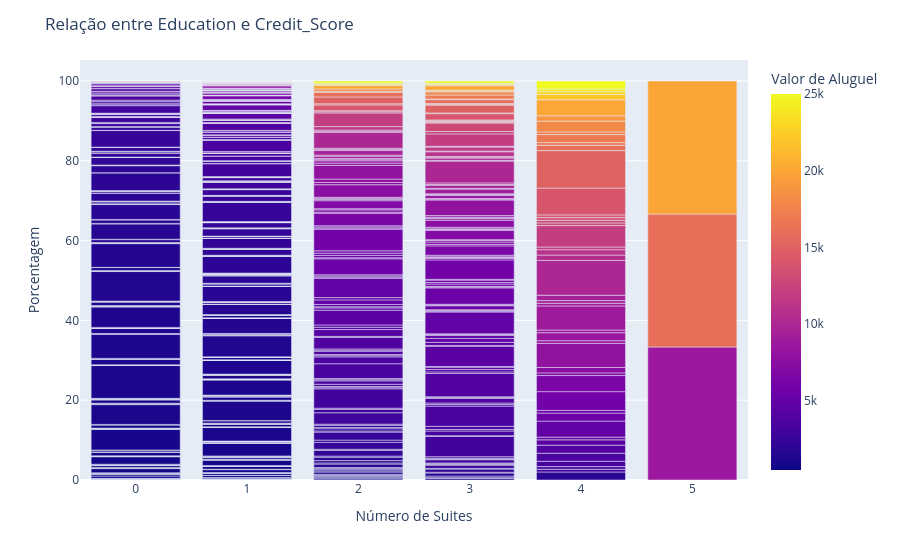

Notebook code for this chart:
### Code cell
# Calcular a porcentagem de cada categoria
df_grouped = df.groupby(['N_Suites', 'Valor_Aluguel']).size().reset_index(name='count')
total_por_churn = df_grouped.groupby('N_Suites')['count'].transform('sum')
df_grouped['percent'] = (df_grouped['count'] / total_por_churn) * 100

# Cria gráfico de barras empilhadas
fig = px.bar(df_grouped, x='N_Suites', y='percent', color='Valor_Aluguel', barmode='stack',
             labels={'N_Suites': 'Número de Suites', 'percent': 'Porcentagem', 'Valor_Aluguel': 'Valor de Aluguel'})

fig.update_layout(title='Relação entre Education e Credit_Score',
                  yaxis_title='Porcentagem',
                  legend_title='Credit_Score')
fig.show()

### Figure 1 — Plotly figure (JSON) as saved in the notebook; plotly's stock layout.template omitted (floating-point values rounded to 4 significant figures; data arrays with more than 128 entries replaced by an {"elided": "..."} marker saying what was removed)
{"data": [{"hovertemplate": "Número de Suites=%{x}<br>Porcentagem=%{y}<br>Valor de Aluguel=%{marker.color}<extra></extra>", "legendgroup": "", "marker": {"color": {"elided": "780 int values"}, "coloraxis": "coloraxis", "pattern": {"shape": ""}}, "name": "", "orientation": "v", "showlegend": false, "textposition": "auto", "type": "bar", "x": {"elided": "780 int values"}, "xaxis": "x", "y": {"elided": "780 float values"}, "yaxis": "y"}], "layout": {"barmode": "stack", "coloraxis": {"colorbar": {"title": {"text": "Valor de Aluguel"}}, "colorscale": [[0, "#0d0887"], [0.1111, "#46039f"], [0.2222, "#7201a8"], [0.3333, "#9c179e"], [0.4444, "#bd3786"], [0.5556, "#d8576b"], [0.6667, "#ed7953"], [0.7778, "#fb9f3a"], [0.8889, "#fdca26"], [1, "#f0f921"]]}, "legend": {"title": {"text": "Credit_Score"}, "tracegroupgap": 0}, "margin": {"t": 60}, "title": {"text": "Relação entre Education e Credit_Score"}, "xaxis": {"anchor": "y", "domain": [0, 1], "title": {"text": "Número de Suites"}}, "yaxis": {"anchor": "x", "domain": [0, 1], "title": {"text": "Porcentagem"}}}}
